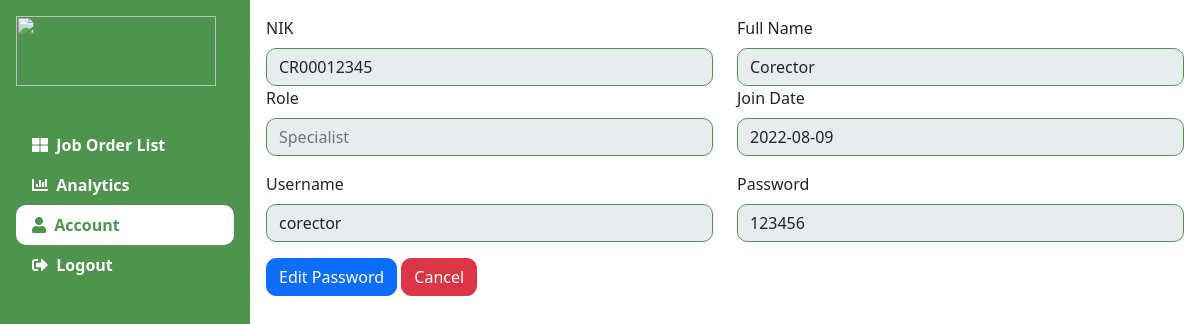
/corrector/account.php?id=1, run on the app's committed database.
### tables this page shows
CREATE TABLE `corrector` (
  `id` int(11) NOT NULL,
  `nip` varchar(10) NOT NULL,
  `full_name` varchar(100) NOT NULL,
  `username` varchar(25) NOT NULL,
  `join_date` date NOT NULL,
  `password` varchar(30) NOT NULL
);

### corrector/account.php (the view, shortened to what this page needs)
<?php
include_once("../function/koneksi.php");
$id = $_GET['id'];
$query = mysqli_query($koneksi, "SELECT * from corrector where id=$id");
$row = mysqli_fetch_assoc($query);
$nip = $row['nip'];
$fullname = $row['full_name'];
$join_date = $row['join_date'];
$username = $row['username'];
$password = $row['password'];
?>
<!doctype html>
<html lang="en">
<head>
    <link href="https://cdn.jsdelivr.net/npm/bootstrap@5.1.3/dist/css/bootstrap.min.css" rel="stylesheet">
    <link rel="stylesheet" href="../css/style.css">
    <link rel="stylesheet" href="https://cdnjs.cloudflare.com/ajax/libs/font-awesome/5.15.4/css/all.min.css">
</head>
<body>
    <div class="main-container d-flex">
        <?php include("sidebar.php") ?>
        <div class="content">
            <div class="col-md-12 py-3 px-3">
                <form action="<?php echo BASE_URL3 . "account_edit.php?id=$id"; ?>" method="POST">
                    <div class="row">
                        <div class="col">
                            <label for="nik" class="form-label">NIK</label>
                            <input type="text" class="form-control" disabled name="nik" placeholder="12345" value="<?php echo $nip; ?>" id="nik">
                        </div>
                        <div class="col">
                            <label for="specialist_name" class="form-label">Full Name</label>
                            <input type="text" class="form-control" disabled name="fullname" placeholder="Emilia Deby" value="<?php echo $fullname; ?>" id="specialist_name">
                        </div>
                    </div>
                    <div class="row mb-3">
                        <div class="col">
                            <label for="role" class="form-label">Role</label>
                            <input type="text" disabled class="form-control" placeholder="Specialist" value="<?php echo $role; ?>" id="role">
                        </div>
                        <div class="col">
                            <label for="joinDate" class="form-label">Join Date</label>
                            <input type="" class="form-control" name="join_date" disabled placeholder="Last name" value="<?php echo $join_date; ?>" id="joinDate">
                        </div>
                    </div>
                    <div class="row mb-3">
                        <div class="col">
                            <label for="specialist_username" class="form-label">Username</label>
                            <input type="text" class="form-control" name="username" disabled placeholder="emilia" value="<?php echo $username; ?>" id="specialist_name">
                        </div>
                        <div class="col">
                            <label for="specialist_password" class="form-label">Password</label>
                            <input type="text" class="form-control" name="password" disabled placeholder="GenericName" value="<?php echo $password; ?>" id="specialist_password">
                        </div>
                    </div>
                    <div class="mb-3">
                        <a href="<?php echo BASE_URL3 . "account_edit_pass.php?id=$id"; ?>" class="text-white text-decoration-none"><button class="btn btn-primary" type="button">Edit Password</button></a>
                        <a href="<?php echo BASE_URL3 . "dashboard.php?id=$id"; ?>" class="text-white text-decoration-none"><button class="btn btn-danger" type="button">Cancel</button></a>
                    </div>
                </form>
            </div>
        </div>
    </div>
</body>
</html>

### css/style.css (style rules this page uses)
body { min-height: 100vh; min-width: fit-content; background-color: #fff; }
.form-control { border-radius: 10px !important; border-color: #4E944F; }
.btn-primary { border-radius: 10px; }
.content { min-height: 100vh; width: 100%; }
.btn-danger { border-radius: 10px; }

### data on the page
corrector: nik "CR00012345", fullname "Corector", join_date "2022-08-09", username "corector", password "123456"
